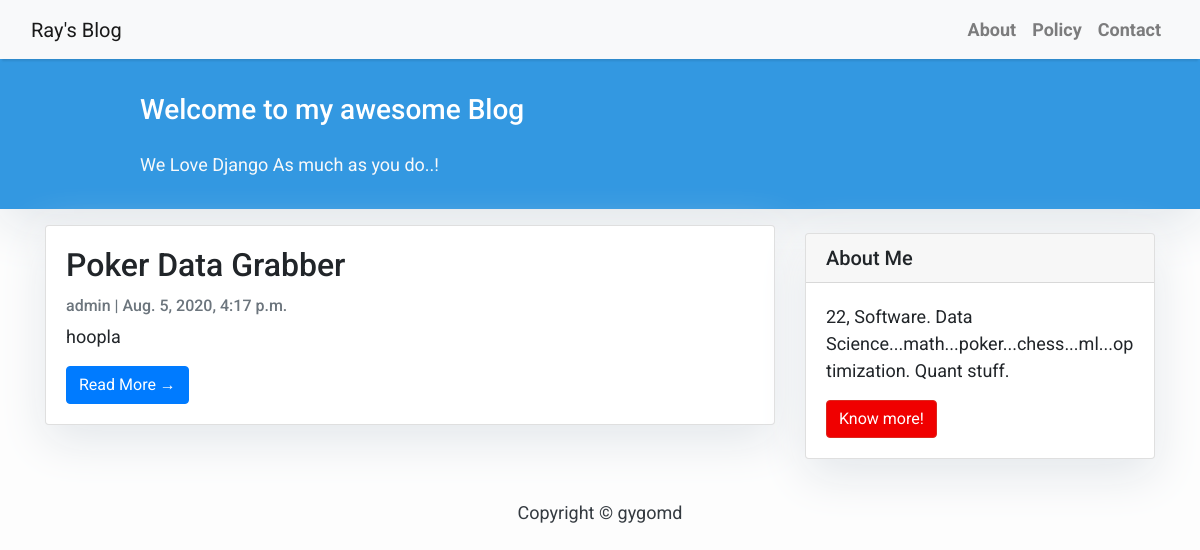
/ignition/blog, run on the app's committed database.
### ignition/models.py (models this page shows, shortened)
class Post(models.Model):
    title = models.CharField(max_length=200, unique=True)
    slug = models.SlugField(max_length=200, unique=True)
    author = models.ForeignKey(User, on_delete= models.CASCADE,related_name='blog_posts')
    updated_on = models.DateTimeField(auto_now= True)
    content = models.TextField()
    created_on = models.DateTimeField(auto_now_add=True)
    status = models.IntegerField(choices=STATUS, default=0)
    class Meta:
        ordering = ['-created_on']

### ignition/views.py (the view)
# urls.py: path('blog', views.PostList.as_view(), name='home'),
class PostList(generic.ListView):
    queryset = Post.objects.filter(status=1).order_by('-created_on')
    template_name = 'index.html'

### ignition/templates/index.html (shortened to what this page needs)
{% extends "base.html" %}
{% block content %}
<header class="masthead">
    <div class="container">
        <div class="row">
            <div class=" col-md-8 col-md-10 mx-auto">
                <div class="site-heading">
                    <h3 class=" site-heading my-4 mt-3 text-white"> Welcome to my awesome Blog </h3>
                    <p class="text-light">We Love Django As much as you do..! &nbsp
                    </p>
                </div>
            </div>
        </div>
    </div>
</header>
<div class="container">
    <div class="row">
        <div class="col-md-8 mt-3 left">
            {% for post in post_list %}
            <div class="card mb-4">
                <div class="card-body">
                    <h2 class="card-title">{{ post.title }}</h2>
                    <p class="card-text text-muted h6">{{ post.author }} | {{ post.created_on}} </p>
                    <p class="card-text">{{post.content|slice:":200" }}</p>
                    <a href="{% url 'post_detail' post.slug  %}" class="btn btn-primary">Read More &rarr;</a>
                </div>
            </div>
            {% endfor %}
        </div>
        {% block sidebar %} {% include 'sidebar.html' %} {% endblock sidebar %}
    </div>
</div>
{%endblock%}

### ignition/templates/base.html (style rules this page uses)
body { font-family: "Roboto", sans-serif; font-size: 17px; background-color: #fdfdfd; }
.masthead { background: #3398E1; height: auto; padding-bottom: 15px; box-shadow: 0 16px 48px #E3E7EB; padding-top: 10px; }

### ignition/templates/index.html (style rules this page uses)
body { font-family: "Roboto", sans-serif; font-size: 18px; background-color: #fdfdfd; }
.card { box-shadow: 0 16px 48px #E3E7EB; }

### ignition/templates/sidebar.html (style rules this page uses)
.card { box-shadow: 0 16px 48px #E3E7EB; }

### data on the page
Post: title "Poker Data Grabber", author "admin", created_on "Aug. 5, 2020, 4:17 p.m.", content "hoopla"
